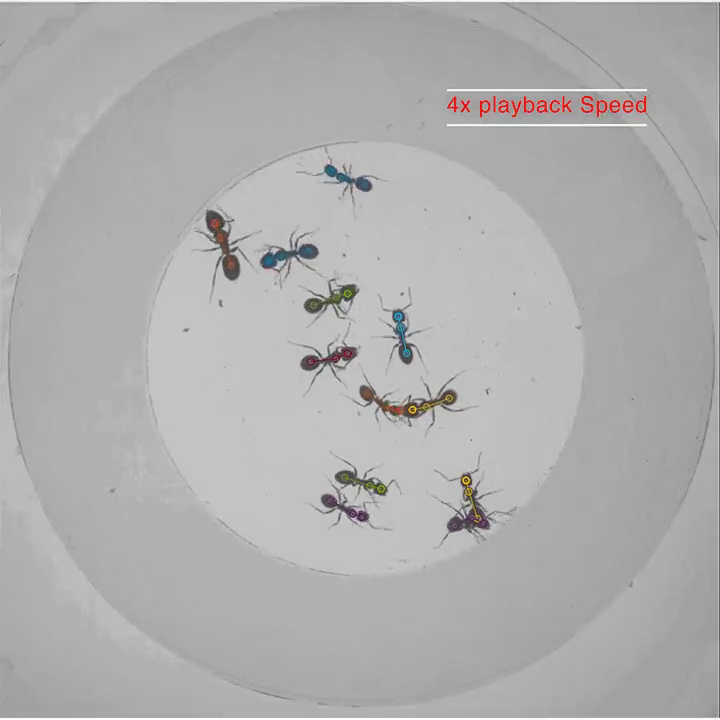
#> input picture frame 40 of public/media/ant-tracking.mp4, 720 x 720 px, given in place of sample_video.mp4, which was not available
$ jupyter execute LS100_module-01A_Vid-f15037af28795714b4673842c2ec7062.ipynb   (text cells are left out)
#> lines starting #> are read from the running program, lines starting #| are printed output that depends on the picture; pictures that were not available may be replaced by others from this repository, and a replacement may not be noted
[cell 1]
# Imports
import cv2
import numpy as np
import matplotlib.pyplot as plt
from pathlib import Path

[cell 2]
video_path = Path("sample_video.mp4")  # change to your file
cap = cv2.VideoCapture(str(video_path))

if not cap.isOpened():
    print("Could not open", video_path, "- please set the correct path to a local video file.")
else:
    frame_count = int(cap.get(cv2.CAP_PROP_FRAME_COUNT))
    fps = cap.get(cv2.CAP_PROP_FPS)
    width  = int(cap.get(cv2.CAP_PROP_FRAME_WIDTH))
    height = int(cap.get(cv2.CAP_PROP_FRAME_HEIGHT))
    print("Frames:", frame_count, "FPS:", fps, "Resolution:", (width, height))
    cap.release()

[cell 3]
video_path = Path("sample_video.mp4")  # change to your file
cap = cv2.VideoCapture(str(video_path))

frames_to_show = 5
shown = 0

if cap.isOpened():
    while shown < frames_to_show:
        ok, frame = cap.read()
#> frame is the input picture: shape (720, 720, 3); mean B, G, R 174.8, 174.9, 175.4
        if not ok:
            break
        rgb = cv2.cvtColor(frame, cv2.COLOR_BGR2RGB)
        plt.figure()
        plt.imshow(rgb)
        plt.title(f"Frame {shown+1}")
        plt.axis("off")
        shown += 1
    cap.release()
else:
    print("Open a valid video to preview frames.")
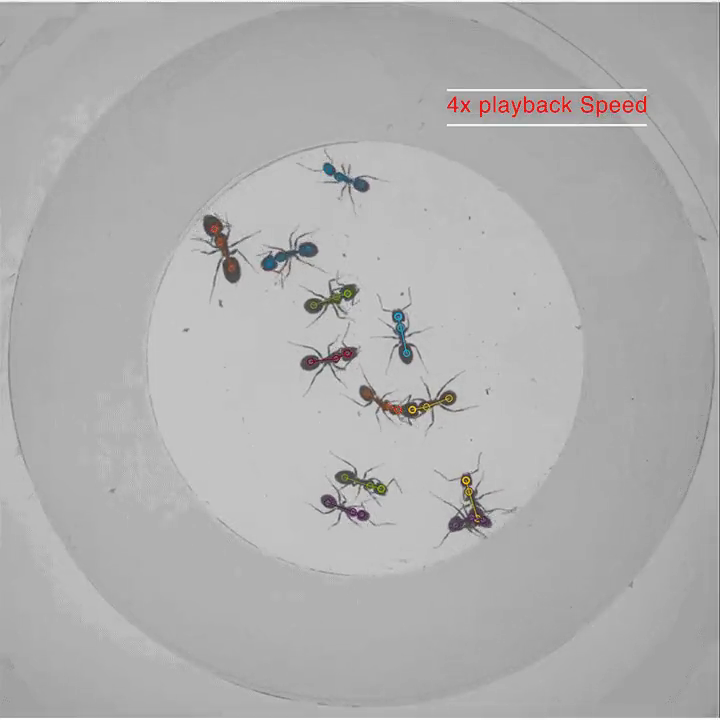
#> shown: shape (720, 720, 3); mean R, G, B 175.6, 175.1, 175
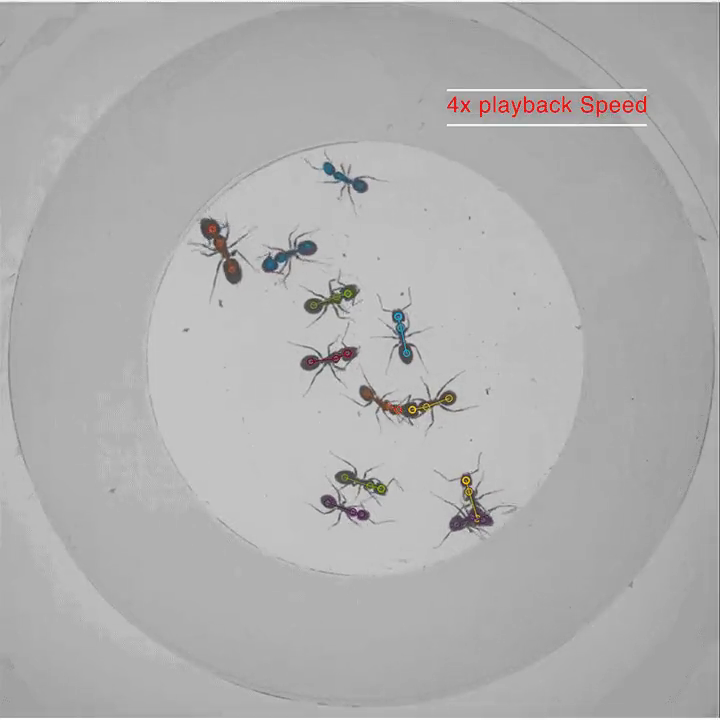
#> shown: shape (720, 720, 3); mean R, G, B 175.5, 175, 175

$ run again, starting later in the video
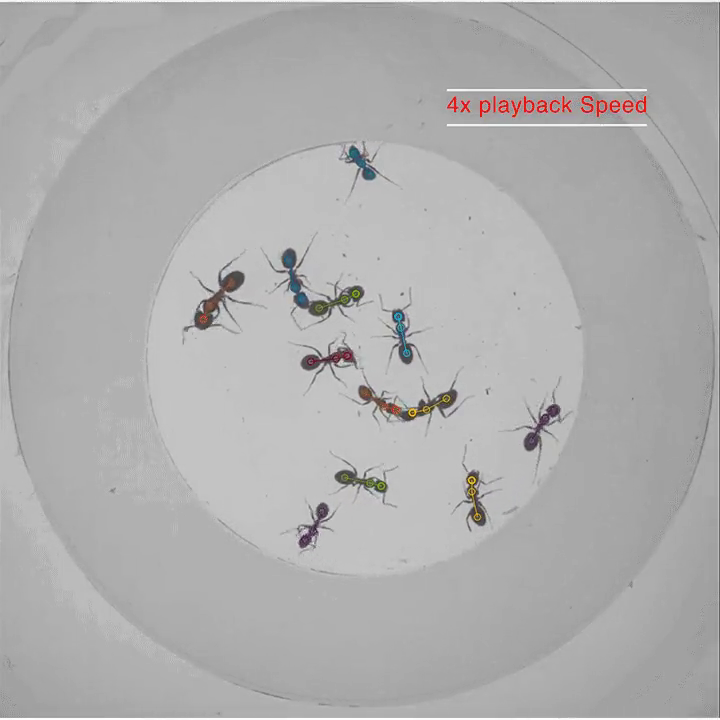
#> input picture frame 180 of public/media/ant-tracking.mp4, 720 x 720 px, given in place of sample_video.mp4, which was not available
#> frame is the input picture: shape (720, 720, 3); mean B, G, R 174.2, 174.3, 174.8
#> `[cell 3] video_path = Path("sample_video.mp4")  # change to your file ..`:
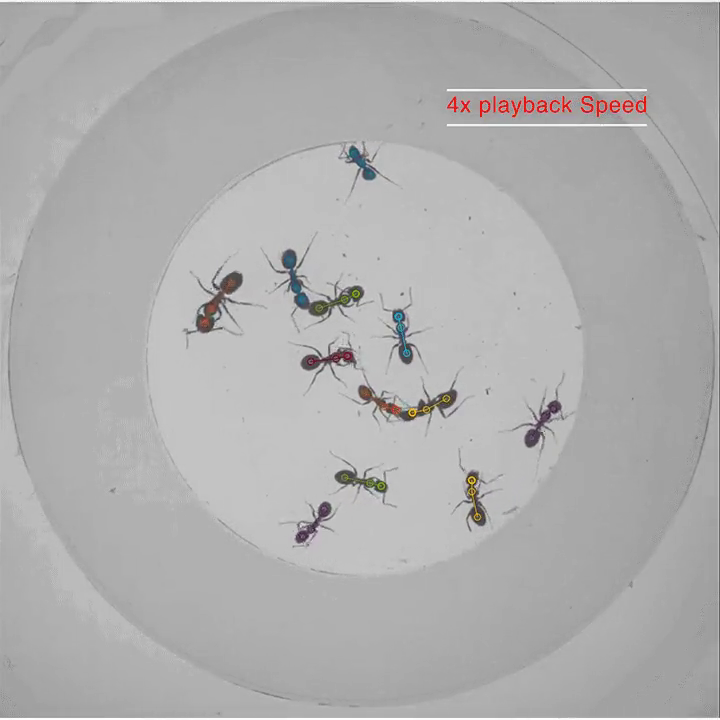
#> shown: shape (720, 720, 3); mean R, G, B 174.8, 174.3, 174.2

$ run again, starting later in the video
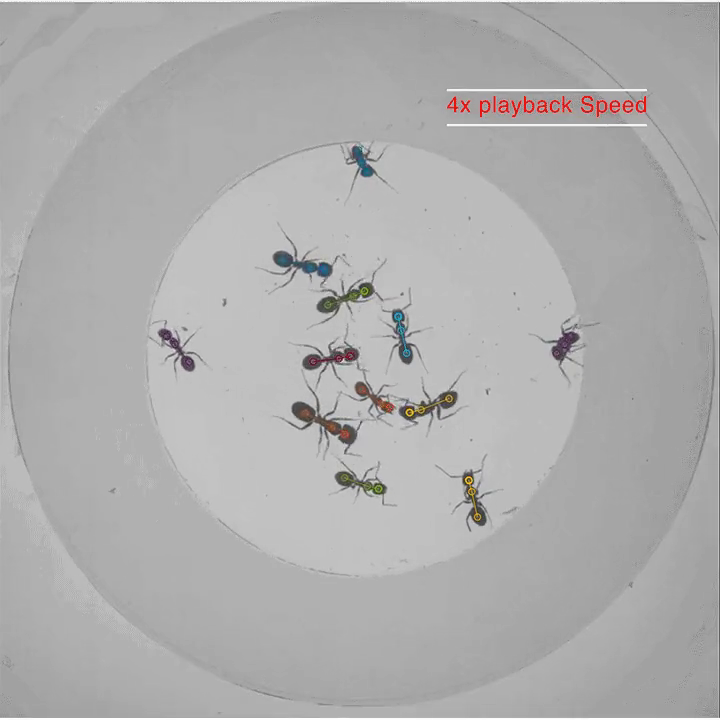
#> input picture frame 320 of public/media/ant-tracking.mp4, 720 x 720 px, given in place of sample_video.mp4, which was not available
#> frame is the input picture: shape (720, 720, 3); mean B, G, R 173.6, 173.6, 174.1
#> `[cell 3] video_path = Path("sample_video.mp4")  # change to your file ..`:
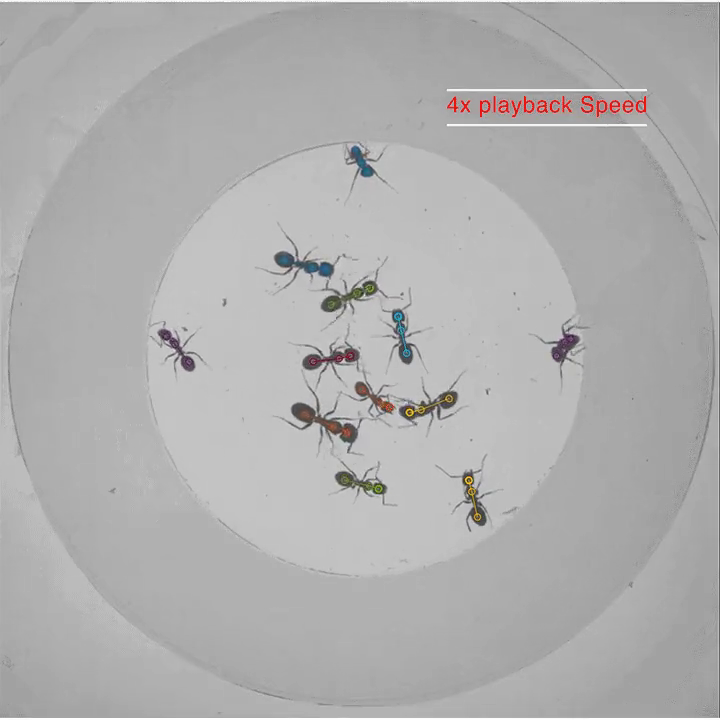
#> shown: shape (720, 720, 3); mean R, G, B 175.4, 174.9, 174.9
